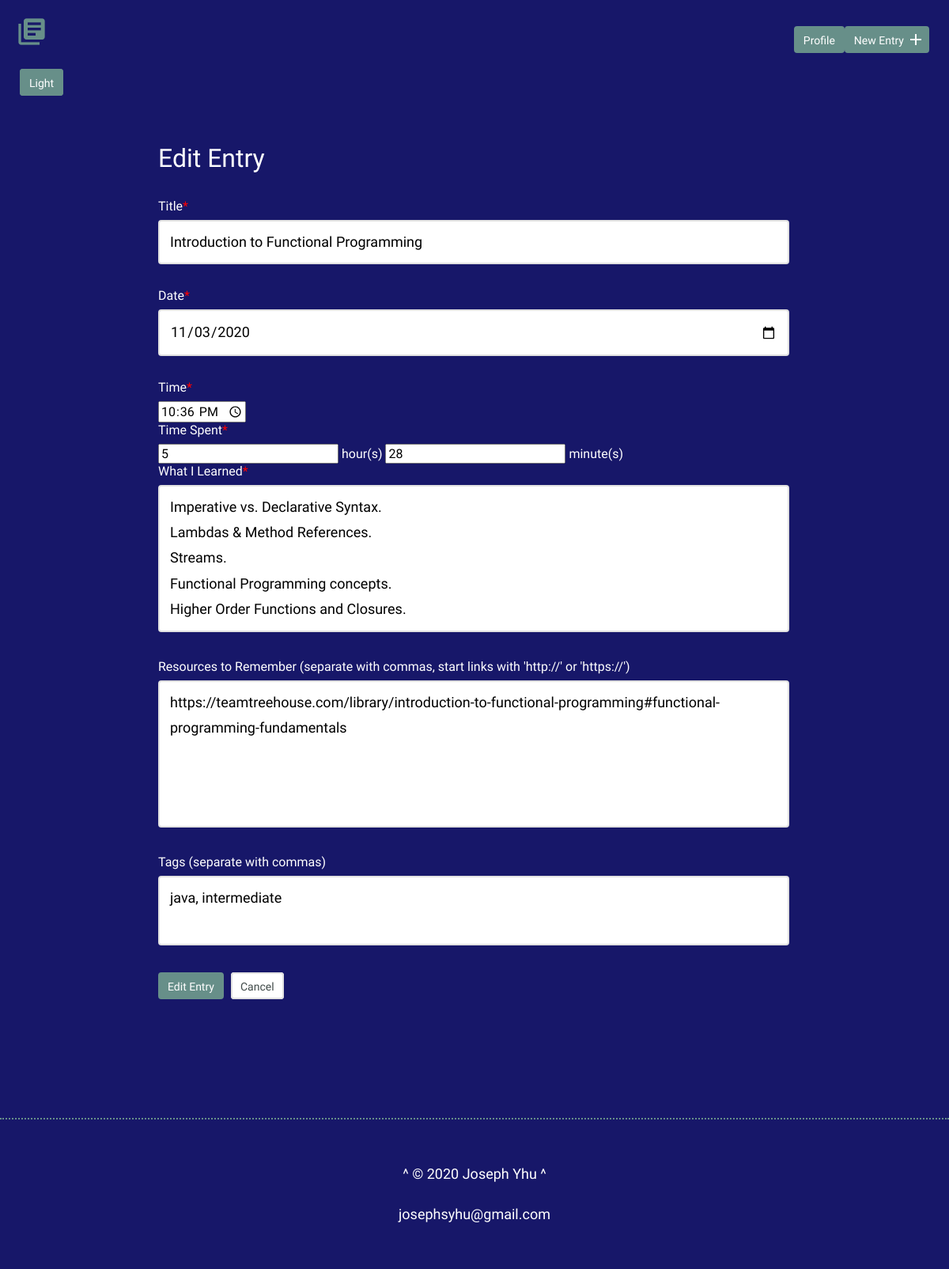
Page /edit.php?id=38 on the earlier database version.
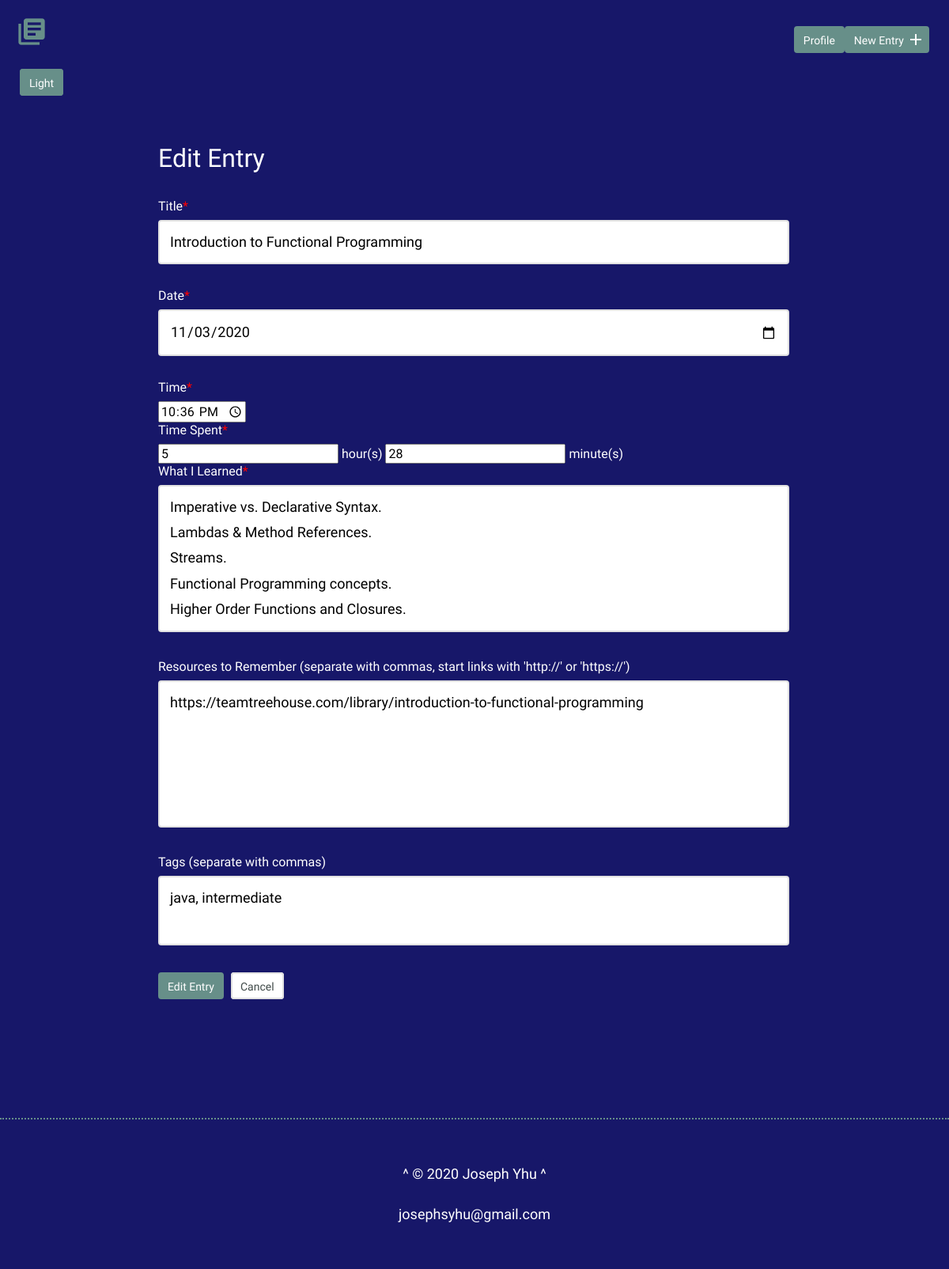
Same page on the later database version.
### tables this page shows
CREATE TABLE "entries" (
	"id"	INTEGER NOT NULL PRIMARY KEY AUTOINCREMENT,
	"title"	TEXT NOT NULL,
	"date"	TEXT NOT NULL,
	"time"	TEXT NOT NULL,
	"time_spent_h"	INTEGER NOT NULL,
	"time_spent_m"	INTEGER NOT NULL,
	"learned"	BLOB NOT NULL,
	"resources"	BLOB
);

### inc/functions.php (called while the page is built, shortened)
<?php
function get_tags($entry_id) {
    include 'connection.php';
    $sql = 'SELECT tag FROM tags ';
    $sql .= 'JOIN entry_tag ON tags.id = entry_tag.tag_id ';
    $sql .= 'JOIN entries ON entry_tag.entry_id = entries.id ';
    $sql .= 'WHERE entries.id = :entry_id';
    try {
        $results = $db->prepare($sql);
        $results->bindValue('entry_id', $entry_id, PDO::PARAM_INT);
        $results->execute();
    } catch (Exception $e) {
        echo "Error: " . $e->getMessage() . "<br>";
        return array();
    }
    return $results->fetchAll(PDO::FETCH_COLUMN, 0);
}
function get_entry($entry_id) {
    include 'connection.php';
    $sql = "SELECT * FROM entries WHERE id = :id";
    try {
        $results = $db->prepare($sql);
        $results->bindValue('id', $entry_id, PDO::PARAM_INT);
        $results->execute();
    } catch (Exception $e) {
        echo "Error: " . $e->getMessage() . "<br>";
        return false;
    }
    return $results->fetch();
}

### edit.php (the view, shortened to what this page needs)
<?php
require 'inc/functions.php';
$id = filter_input(INPUT_GET, 'id', FILTER_SANITIZE_NUMBER_INT);
$item = get_entry($id);
include 'inc/header.php';
?>
    <section>
      <div class="container">
        <a href="edit_l.php?id=<?php echo $id; ?>" class="button">Light</a>
        <div class="edit-entry">
          <h2>Edit Entry</h2>
          <form method="post">
            <label for="title">Title<span style="color:red">*</span></label>
            <input id="title" type="text" name="title" value="<?php echo $item['title']; ?>" required><br>
            <label for="date">Date<span style="color:red">*</span></label>
            <input id="date" type="date" name="date" value="<?php echo $item['date']; ?>" required><br>
            <label for"time">Time<span style="color:red">*</span></label>
            <input id="time" type="time" name="time" value="<?php echo $item['time']; ?>" required></br>
            <label for="time-spent">Time Spent<span style="color:red">*</span></label>
            <input id="time-spent" type="number" name="timeSpentH" value="<?php echo $item['time_spent_h']; ?>" required> hour(s)
            <input id="time-spent" type="number" name="timeSpentM" value="<?php echo $item['time_spent_m']; ?>" required> minute(s)
            <label for="what-i-learned">What I Learned<span style="color:red">*</span></label>
            <textarea id="what-i-learned" rows="5" name="whatILearned" required><?php echo $item['learned']; ?></textarea>
            <label for="resources-to-remember">Resources to Remember (separate with commas, start links with 'http://' or 'https://')</label>
            <textarea id="resources-to-remember" rows="5" name="ResourcesToRemember"><?php echo $item['resources']; ?></textarea>
            <label for="tags">Tags (separate with commas)</label>
            <textarea id='tags' rows='2' name='tags'><?php echo implode(', ', get_tags($id)); ?></textarea>
            <input type="submit" value="Edit Entry" class="button">
            <a href="index.php" class="button button-secondary">Cancel</a>
          </form>
        </div>
      </div>
    </section>
<?php include 'inc/footer.php'; ?>

Differences in the rows shown:
changed entries "Introduction to Functional Programming": ResourcesToRemember "https://teamtreehouse.com/library/introduction-to-functional-programming#functional-programming-fundamentals" → "https://teamtreehouse.com/library/introduction-to-functional-programming"
